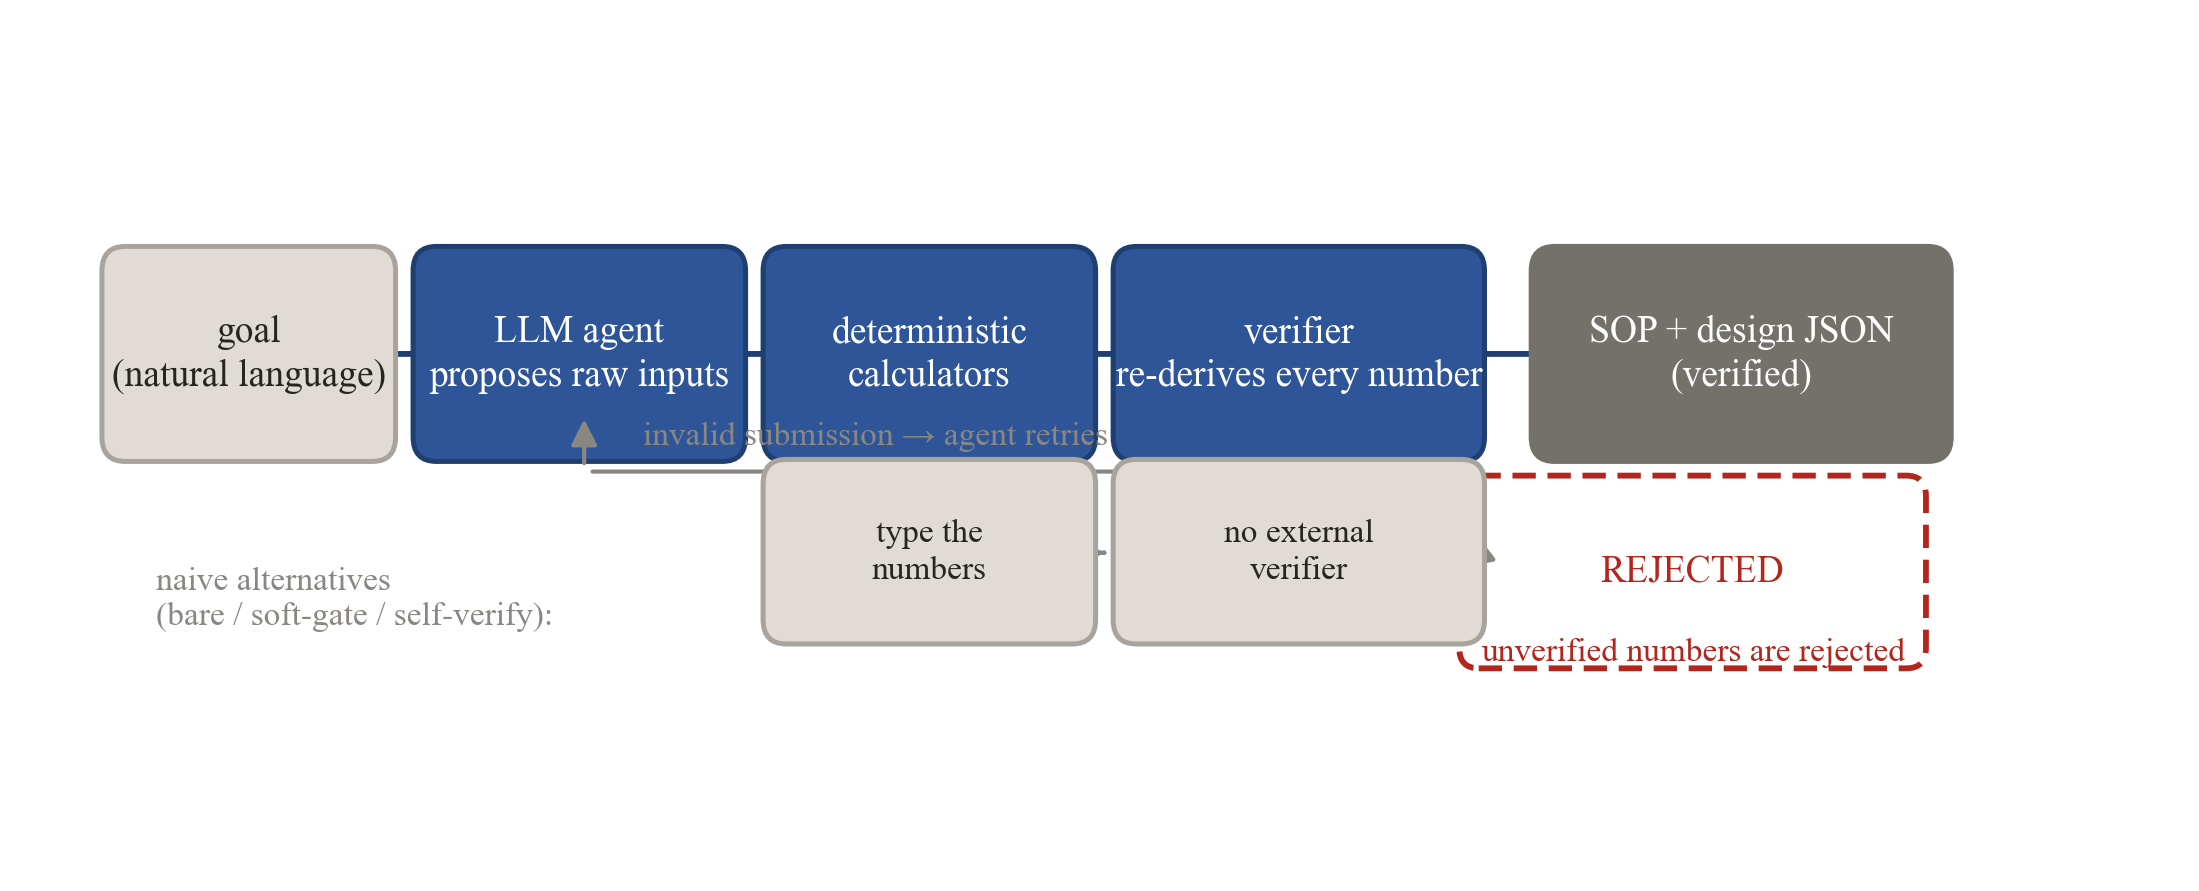

The Python source for this figure:
"""Render the paper's pipeline figure (Fig 1): propose -> calculate -> verify.

A horizontal flow diagram. The Labwright path (proposal -> deterministic
calculators -> hard verifier) is drawn as connected boxes in the saturated
Labwright deep blue; the naive alternatives (bare / soft-gate / self-verify) are a
gray lane underneath that ends at the verifier's reject — "numbers you type are
not trusted". Two loops are shown: an accepted design exits to SOP + design
JSON; an invalid submission loops back into the agent for retry.

Text uses ink tokens only; the one status color (the verifier's reject) is
reserved for its meaning, not used as a series color.

Usage::

    python paper/fig_pipeline.py   # writes paper/fig_pipeline.pdf/.png
"""

from __future__ import annotations

from pathlib import Path

import matplotlib

matplotlib.use("Agg")
import matplotlib.pyplot as plt
from matplotlib.patches import FancyArrowPatch, FancyBboxPatch

import sys
sys.path.insert(0, str(Path(__file__).resolve().parent))
from _font import setup_font  # noqa: E402

setup_font()

INK = "#262522"
MUT = "#8a8782"
GRID = "#d9d7d3"
BLUE = "#2E5598"       # Labwright main path — the paper's deep academic blue
BLUE_EDGE = "#1f3f70"
GRAY = "#a8a39d"
GRAY_LIGHT = "#e0dcd5"
GRAY_DARK = "#74706a"
RED = "#b3261e"  # status: hard reject — used only for its meaning

WH = "round,pad=0.28,rounding_size=0.12"


def _box(ax, x, y, w, h, text, fc, ec, tc=INK, fs=9.5, weight="normal"):
    ax.add_patch(FancyBboxPatch(
        (x, y), w, h, boxstyle=WH, fc=fc, ec=ec, linewidth=1.2, zorder=3,
    ))
    ax.text(x + w / 2, y + h / 2, text, ha="center", va="center",
            fontsize=fs, color=tc, zorder=4, fontweight=weight, linespacing=1.3)


def _arrow(ax, x1, y1, x2, y2, color=MUT, style="-|>", lw=1.4, zorder=2, ls="-"):
    ax.add_patch(FancyArrowPatch(
        (x1, y1), (x2, y2), arrowstyle=style, mutation_scale=13,
        color=color, linewidth=lw, zorder=zorder, linestyle=ls,
    ))


def main() -> int:
    # A taller canvas than the original so the retry loop has a dedicated lane
    # between the main row and the naive-alternatives row — the retry label no
    # longer sits on top of its own arrow. xlim/ylim start slightly negative so
    # the rounded-patch padding on the goal box and the retry lane are not
    # clipped at the axes edge (bbox_inches="tight" still trims to content).
    fig, ax = plt.subplots(figsize=(9.2, 3.6))
    ax.set_xlim(-0.5, 10.5)
    ax.set_ylim(-0.5, 3.6)
    ax.axis("off")
    fig.patch.set_facecolor("white")

    # ---- goal entry (left) ----
    _box(ax, 0.15, 1.75, 0.95, 0.5, "goal\n(natural language)", GRAY_LIGHT, GRAY, fs=9)

    # ---- LLM agent proposes raw inputs ----
    _box(ax, 1.75, 1.75, 1.15, 0.5, "LLM agent\nproposes raw inputs", BLUE, BLUE_EDGE, tc="white", weight="bold", fs=9)

    # ---- calculators ----
    _box(ax, 3.55, 1.75, 1.15, 0.5, "deterministic\ncalculators", BLUE, BLUE_EDGE, tc="white", weight="bold", fs=9)

    # ---- verifier (hard gate) ----
    _box(ax, 5.35, 1.75, 1.35, 0.5, "verifier\nre-derives every number", BLUE, BLUE_EDGE, tc="white", weight="bold", fs=9)

    # ---- accepted output (right) ----
    _box(ax, 7.5, 1.75, 1.6, 0.5, "SOP + design JSON\n(verified)", GRAY_DARK, GRAY_DARK, tc="white", weight="bold", fs=9)

    # main flow arrows
    _arrow(ax, 1.10, 2.00, 1.75, 2.00, color=BLUE_EDGE)
    _arrow(ax, 2.90, 2.00, 3.55, 2.00, color=BLUE_EDGE)
    _arrow(ax, 4.70, 2.00, 5.35, 2.00, color=BLUE_EDGE)
    _arrow(ax, 6.70, 2.00, 7.50, 2.00, color=BLUE_EDGE)

    # ---- the naive alternatives lane (gray) ----
    ax.text(0.15, 0.95, "naive alternatives\n(bare / soft-gate / self-verify):",
            fontsize=8, color=MUT, va="top", ha="left")
    _box(ax, 3.55, 0.85, 1.15, 0.35, "type the\nnumbers", GRAY_LIGHT, GRAY, fs=8)
    _box(ax, 5.35, 0.85, 1.35, 0.35, "no external\nverifier", GRAY_LIGHT, GRAY, fs=8)
    ax.add_patch(FancyBboxPatch(
        (7.05, 0.65), 2.0, 0.55, boxstyle="round,pad=0.2,rounding_size=0.1",
        fc="none", ec=RED, linewidth=1.4, linestyle=(0, (4, 2)), zorder=2,
    ))
    ax.text(8.05, 0.925, "REJECTED", ha="center", va="center",
            fontsize=9, color=RED, zorder=4, fontweight="bold")
    ax.text(8.05, 0.60, "unverified numbers are rejected",
            ha="center", va="top", fontsize=8, color=RED, zorder=4)
    # connect the naive lane: type the numbers -> no external verifier ->
    # REJECTED. The boxes carry rounded-patch padding, so arrows run between the
    # padded box edges (4.98 / 5.07 for the first pair, 6.98 / 6.85 for the
    # second) and terminate on the REJECTED box's left edge.
    _arrow(ax, 4.98, 1.02, 5.07, 1.02, color=MUT, style="-|>", lw=1.0)
    _arrow(ax, 6.98, 1.02, 6.85, 0.925, color=MUT, style="-|>", lw=1.0)

    # retry loop: own lane at y=1.42 between the main row (boxes bottom 1.75)
    # and the naive row (boxes top 1.48), so the label never collides. The
    # horizontal leg runs plain and the arrowhead is carried up the vertical
    # leg, terminating inside the LLM box's padded fill — it reads as re-entering
    # the agent, not floating below it.
    _arrow(ax, 5.35, 1.70, 5.35, 1.42, color=MUT, style="-", lw=1.0)
    _arrow(ax, 5.35, 1.42, 2.35, 1.42, color=MUT, style="-", lw=1.0)
    # zorder 5: the head must land inside the LLM box's padded fill and stay
    # visible on top of it, not hide behind the box (zorder 3).
    _arrow(ax, 2.35, 1.42, 2.35, 1.72, color=MUT, style="-|>", lw=1.0, zorder=5)
    ax.text(3.85, 1.52, "invalid submission → agent retries",
            fontsize=8, color=MUT, ha="center", va="bottom")

    out = Path(__file__).resolve().parent
    fig.savefig(out / "fig_pipeline.pdf", bbox_inches="tight", facecolor="white")
    fig.savefig(out / "fig_pipeline.png", dpi=300, bbox_inches="tight", facecolor="white")
    print(f"wrote {out / 'fig_pipeline.pdf'} and {out / 'fig_pipeline.png'}")
    return 0


if __name__ == "__main__":
    raise SystemExit(main())
